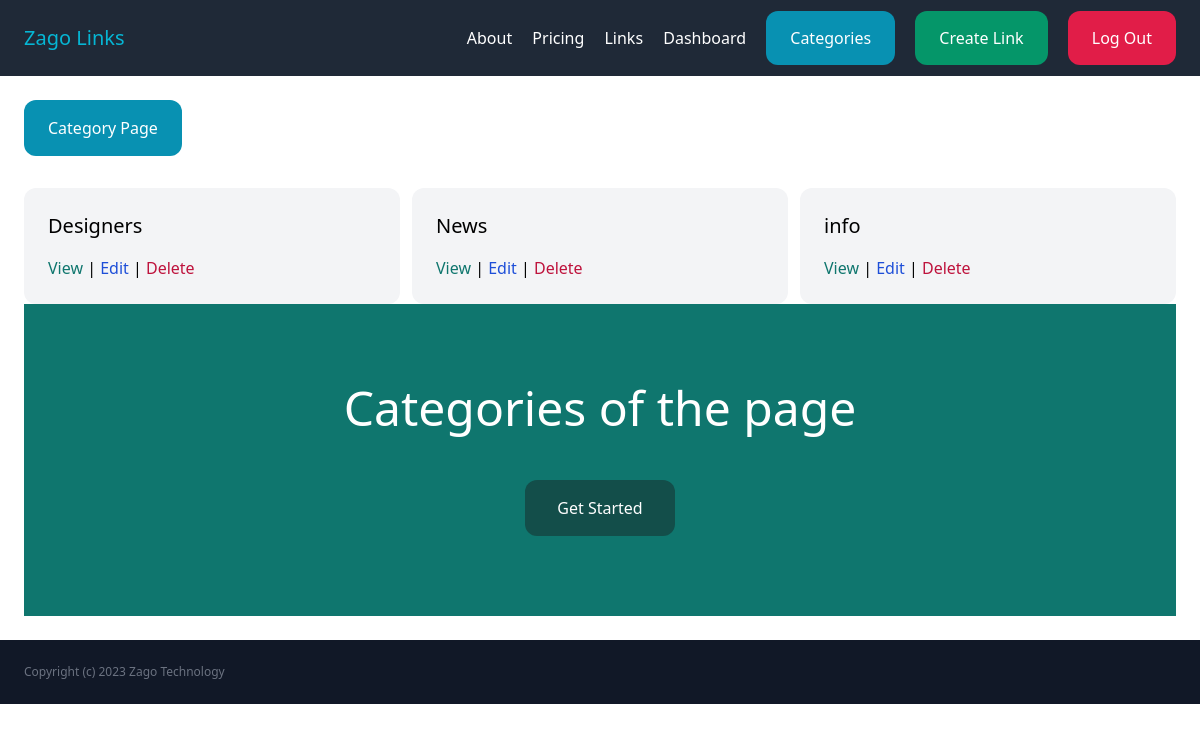
The page /link/categories/ (signed in) on the database its author committed.
### link/models.py (models this page shows, shortened)
class Category(models.Model):
    name = models.CharField(max_length=255)
    created_by = models.ForeignKey(User, related_name='categories', on_delete=models.CASCADE)
    created_at = models.DateTimeField(auto_now_add=True)
    class Meta:
        ordering = ('name',)

### link/views.py (the view)
# urls.py: path('categories/', views.categories, name='categories'),
@login_required
def categories(request):
   categories = Category.objects.filter(created_by=request.user)
   return render(request, 'link/categories.html', {
      'categories': categories
   })

### link/templates/link/categories.html (shortened to what this page needs)
{% extends 'core/base.html' %}
{% block content %}
    <a href="{% url 'link:create_category' %}" class=" inline-block mb-8 py-4 px-6 bg-cyan-600 text-white rounded-xl hover:bg-cyan-900">Category Page</a>
    <div class="grid grid-cols-3 gap-3">
        {% for category in categories %}
            <div class="bg-gray-100 p-6 rounded-xl">
                <h2 class="mb-4 text-xl">{{ category.name }}</h2>
                <a href="{% url 'link:links' %}?category{{ category.id }}" class="text-teal-700">View</a>
                    |
                <a href="{% url 'link:edit_category' category.id %}" class="text-blue-700">Edit</a>
                    |
                <a href="{% url 'link:delete_category' category.id %}" class="text-rose-700">Delete</a>
            </div>
        {% endfor %}
    </div>
    <div class="py-20 px-6 bg-teal-700 text-center">
        <h1 class="mb-12 text-5xl text-white">Categories of the page</h1>
        <a href="{% url 'link:create_link' %}" class="inline-block py-4 px-8 bg-teal-900 text-white rounded-xl hover:bg-teal-200">Get Started</a>
    </div>
{% endblock %}

### rows shown on the page
Category: name "Designers"
Category: name "News"
Category: name "info"
